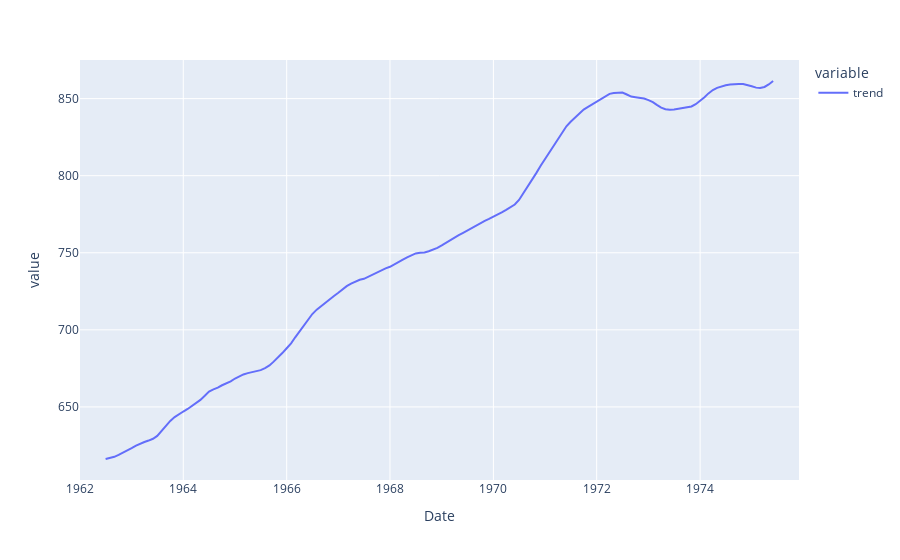

This figure's notebook cell:
### Code cell
# Tracer les composantes de la série

df.index = pd.DatetimeIndex(df.index)
result = seasonal_decompose(df)
plt.plot(result.trend, kind="line")

### Figure 1 — Plotly figure (JSON) as saved in the notebook; plotly's stock layout.template omitted (floating-point values rounded to 4 significant figures; data arrays with more than 128 entries replaced by an {"elided": "..."} marker saying what was removed)
{"data": [{"hovertemplate": "variable=trend<br>Date=%{x}<br>value=%{y}<extra></extra>", "legendgroup": "trend", "line": {"color": "#636efa", "dash": "solid"}, "marker": {"symbol": "circle"}, "mode": "lines", "name": "trend", "orientation": "v", "showlegend": true, "type": "scatter", "x": {"elided": "168 str values"}, "xaxis": "x", "y": {"elided": "168 float values"}, "yaxis": "y"}], "layout": {"legend": {"title": {"text": "variable"}, "tracegroupgap": 0}, "margin": {"t": 60}, "xaxis": {"anchor": "y", "domain": [0, 1], "title": {"text": "Date"}}, "yaxis": {"anchor": "x", "domain": [0, 1], "title": {"text": "value"}}}}
